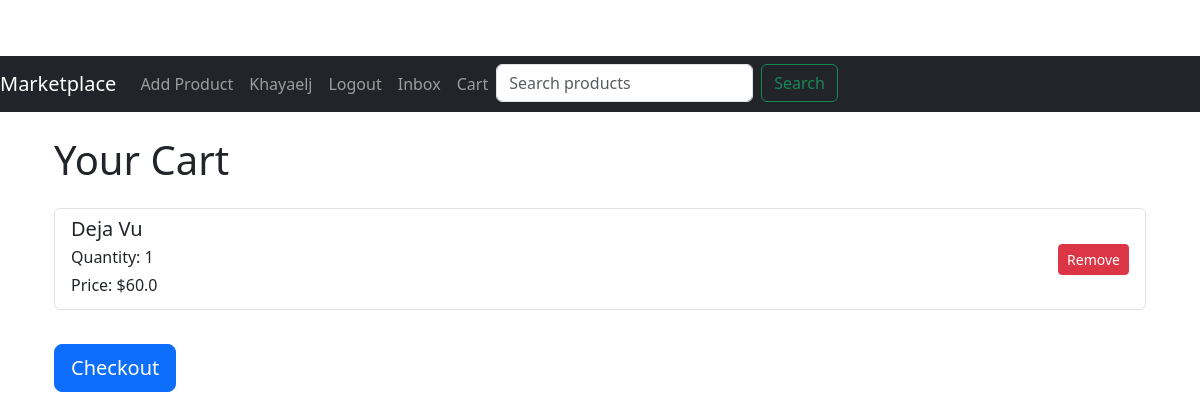
/cart (signed in), run on an earlier commit of the app's database.
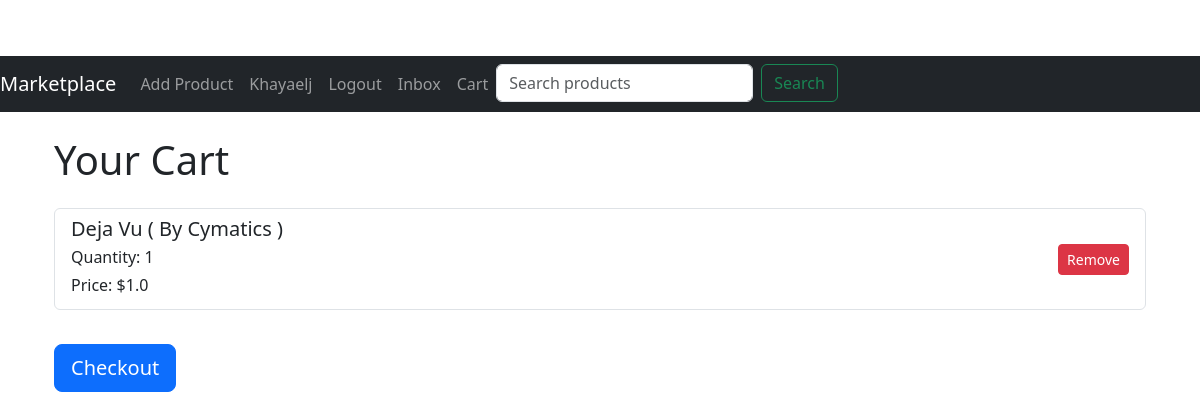
And on a later commit of the database.
### app/models.py (models this page shows, shortened)
class CartItem(db.Model):
    id = db.Column(db.Integer, primary_key=True)
    cart_id = db.Column(db.Integer, db.ForeignKey('cart.id'))
    product_id = db.Column(db.Integer, db.ForeignKey('product.id'))
    quantity = db.Column(db.Integer, default=1)
    cart = db.relationship('Cart', backref='items')
    product = db.relationship('Product', backref='cart_items')

class Product(db.Model):
    id = db.Column(db.Integer, primary_key=True)
    title = db.Column(db.String(128))
    description = db.Column(db.String(1024))
    price = db.Column(db.Float)
    image = db.Column(db.String(150), nullable=True)
    is_sold = db.Column(db.Boolean, default=False)
    created_at = db.Column(db.DateTime, index=True, default=datetime.utcnow)
    user_id = db.Column(db.Integer, db.ForeignKey('user.id'))
    category_id = db.Column(db.Integer, db.ForeignKey('category.id'))
    file_path = db.Column(db.String(150), nullable=True)  # Field for storing file paths
    file_type = db.Column(db.String(50), nullable=True)  # Field to store the type of file (e.g., 'ebook', 'plugin', 'instrumental')
    reviews = db.relationship('Review', backref='product', lazy='dynamic')
    orders = db.relationship('Order', backref='product', lazy='dynamic')

### app/routes.py (the view)
@bp.route('/cart')
@login_required
def cart():
    cart = Cart.query.filter_by(user_id=current_user.id).first()
    if cart:
        items = CartItem.query.filter_by(cart_id=cart.id).all()
    else:
        items = []
    print(f"Cart Items: {items}")
    return render_template('cart.html', cart=cart, items=items)

### app/models.py (called while the page is built)
@login.user_loader
def load_user(id):
    return User.query.get(int(id))

### app/routes.py (called while the page is built)
@bp.before_request
def before_request():
    if current_user.is_authenticated:
        unread_count = Message.query.filter_by(receiver_id=current_user.id, read=False).count()
        current_app.jinja_env.globals['unread_count'] = unread_count

### app/templates/cart.html
{% extends "base.html" %}
{% block content %}
<div class="container">
    <h1 class="my-4">Your Cart</h1>
    {% if items %}
    <div class="list-group">
        {% for item in items %}
        <div class="list-group-item d-flex justify-content-between align-items-center">
            <div>
                <h5 class="mb-1">{{ item.product.title }}</h5>
                <p class="mb-1">Quantity: {{ item.quantity }}</p>
                <p class="mb-1">Price: ${{ item.product.price }}</p>
            </div>
            <form action="{{ url_for('main.remove_from_cart', item_id=item.id) }}" method="post" class="ml-2">
                <button type="submit" class="btn btn-danger btn-sm">Remove</button>
            </form>
        </div>
        {% endfor %}
    </div>
    <form action="{{ url_for('main.checkout') }}" method="post" class="mt-4">
        <button type="submit" class="btn btn-primary btn-lg">Checkout</button>
    </form>
    {% else %}
    <p>Your cart is empty.</p>
    {% endif %}
</div>
{% endblock %}

What changed in the data, as far as the page shows it:
removed CartItem: product "Deja Vu", quantity "1", product.price "60.0"
added CartItem: product "Deja Vu ( By Cymatics )", quantity "1", product.price "1.0"
